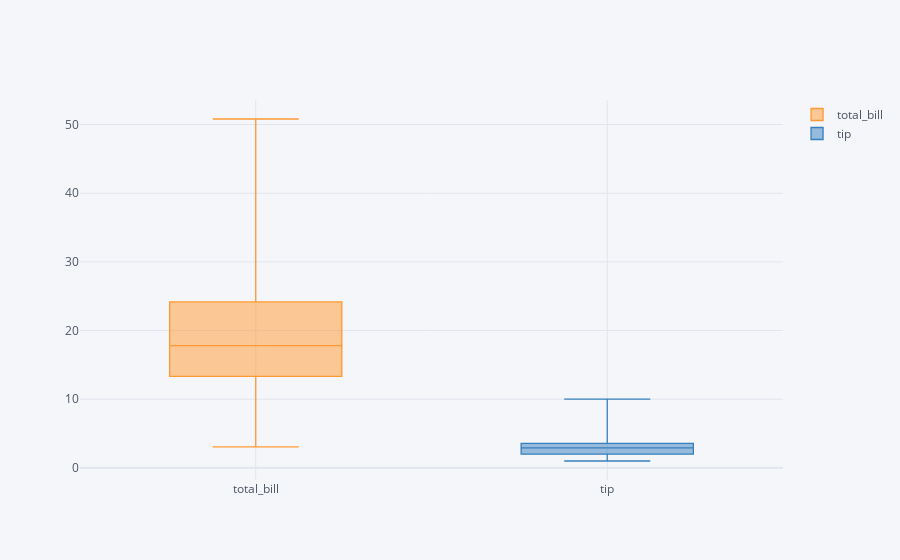

Notebook cell for this chart:
### Code cell
tips[['total_bill','tip']].iplot(kind = 'box')

### Figure 1 — Plotly figure (JSON) as saved in the notebook; plotly's stock layout.template omitted (floating-point values rounded to 4 significant figures; data arrays with more than 128 entries replaced by an {"elided": "..."} marker saying what was removed)
{"data": [{"boxpoints": false, "line": {"width": 1.3}, "marker": {"color": "rgba(255, 153, 51, 1.0)"}, "name": "total_bill", "orientation": "v", "type": "box", "y": {"elided": "244 float values"}}, {"boxpoints": false, "line": {"width": 1.3}, "marker": {"color": "rgba(55, 128, 191, 1.0)"}, "name": "tip", "orientation": "v", "type": "box", "y": {"elided": "244 float values"}}], "layout": {"legend": {"bgcolor": "#F5F6F9", "font": {"color": "#4D5663"}}, "paper_bgcolor": "#F5F6F9", "plot_bgcolor": "#F5F6F9", "title": {"font": {"color": "#4D5663"}}, "xaxis": {"gridcolor": "#E1E5ED", "showgrid": true, "tickfont": {"color": "#4D5663"}, "title": {"font": {"color": "#4D5663"}, "text": ""}, "zerolinecolor": "#E1E5ED"}, "yaxis": {"gridcolor": "#E1E5ED", "showgrid": true, "tickfont": {"color": "#4D5663"}, "title": {"font": {"color": "#4D5663"}, "text": ""}, "zerolinecolor": "#E1E5ED"}}}
